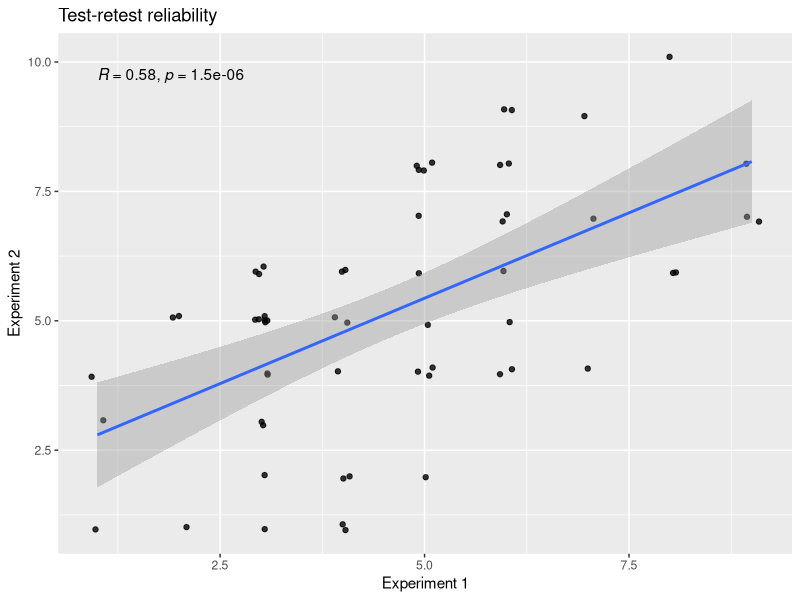
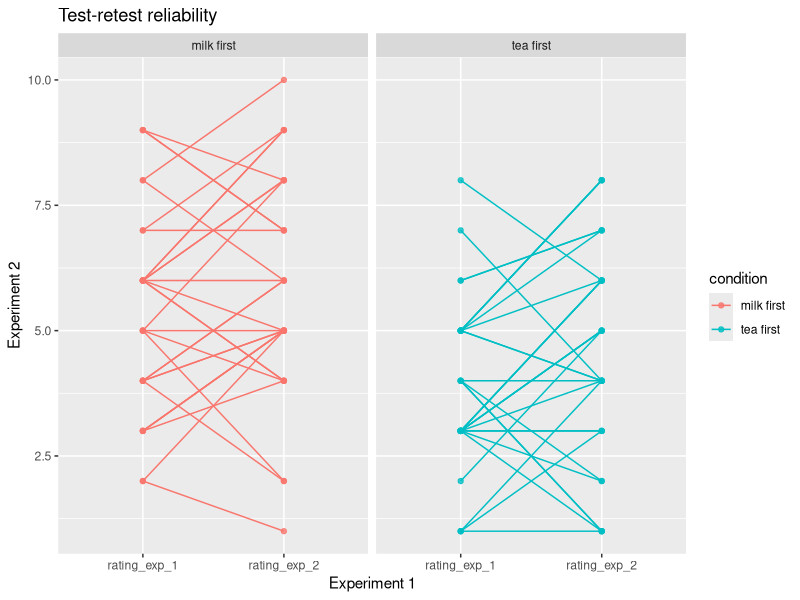

These charts were generated, in order, by the following R code:
## ---- chunk 1
library(tidyverse)
library(ggplot2) # plotting

## ---- chunk 2
set.seed(123) # good practice to set a random seed, or else different runs get you different results
## ---- chunk 3
make_tea_data <- function(n_total = 48,
                          sigma = 1.25,
                          delta = 1.5) {
  n_half <- n_total / 2
  tibble(condition = c(rep("milk first", n_half), rep("tea first", n_half)),
         rating = c(round(
           rnorm(n_half, mean = 3.5 + delta, sd = sigma)
         ),
         round(rnorm(
           n_half, mean = 3.5, sd = sigma
         )))) |>
    mutate(rating = if_else(rating > 10, 10, rating),
           # truncate if greater than max/min of rating scale
           rating = if_else(rating < 1, 1, rating)) |>
  rownames_to_column() %>% # added for this excercise
  rename(sub_num = rowname)
}
## ---- chunk 4
# YOUR CODE HERE
this_tea_data <- make_tea_data(n_total = 60, delta = 2, sigma = 2) 

## ---- chunk 5
# YOUR CODE HERE
to_sample = -3:3
all_tea_data <- this_tea_data %>%
  rowwise() %>%
  rename(rating_exp_1 = rating) %>%
  mutate(difference = sample(to_sample,1)) %>%
  mutate(rating_exp_2 = rating_exp_1 + difference) %>%
  # make sure ratings can't go above/below limits of scale
  mutate(rating_exp_2 = if_else(rating_exp_2 > 10, 10, rating_exp_2),
           # truncate if greater than max/min of rating scale
           rating_exp_2 = if_else(rating_exp_2 < 1, 1, rating_exp_2))
## ---- chunk 6
# YOUR CODE HERE
ggplot(all_tea_data, aes(x=rating_exp_1, y=rating_exp_2)) +
  geom_jitter(alpha=.8, height=.1, width=.1) +
  ylab('Experiment 2') +
  xlab('Experiment 1') +
  ggtitle('Test-retest reliability') +
  geom_smooth(method='lm') +
  ggpubr::stat_cor(method='pearson')
## ---- chunk 7
cor.test(all_tea_data$rating_exp_1, all_tea_data$rating_exp_2)
## ---- chunk 8
# Make new, longer dataframe - your code here
all_tea_data_longer <- all_tea_data %>%
  pivot_longer(cols = c('rating_exp_1','rating_exp_2'), names_to = "experiment", values_to='rating')
## ---- chunk 9
ggplot(all_tea_data_longer, aes(x=experiment, y=rating, col=condition)) +
  geom_point(alpha=.8) +
  geom_line(aes(group=sub_num)) +
  ylab('Experiment 2') +
  xlab('Experiment 1') +
  ggtitle('Test-retest reliability') +
  facet_wrap(~condition)
## ---- chunk 10

to_sample = -4:4
simulated_data <- make_tea_data(n_total = 100, delta = 2, sigma = 5) %>%
  rowwise() %>%
  rename(rating_exp_1 = rating) %>%
  mutate(difference_between_experiments = sample(to_sample,1)) %>%
  mutate(rating_exp_2 = rating_exp_1 + difference_between_experiments) %>%
  # make sure ratings can't go above/below limits of scale
  mutate(rating_exp_2 = if_else(rating_exp_2 > 10, 10, rating_exp_2),
           # truncate if greater than max/min of rating scale
           rating_exp_2 = if_else(rating_exp_2 < 1, 1, rating_exp_2))


cor.test(simulated_data$rating_exp_1, simulated_data$rating_exp_2)
## ---- chunk 11
##
first_half <- this_tea_data %>%
  group_by(condition) %>%
  sample_frac(.5)

second_half <- this_tea_data %>%
  group_by(condition) %>%
  anti_join(first_half)

split_half_correlation = cor.test(second_half$rating, first_half$rating)
split_half_correlation_out = split_half_correlation$estimate
## ---- chunk 12
corrected_split_half = (2*split_half_correlation_out) / (1+split_half_correlation_out)
